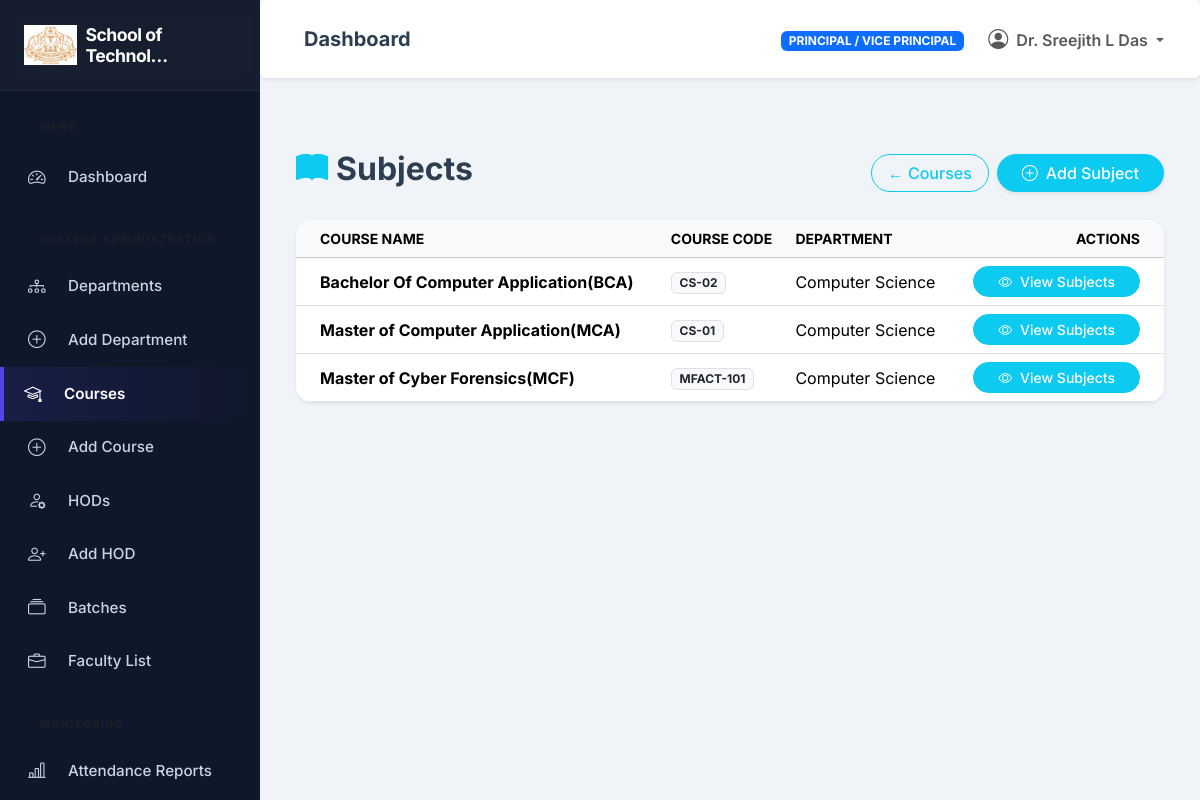
The app's page /courses/subjects/ (signed in) with its own data.
### institutions/models.py (models this page shows, shortened)
class Institution(models.Model):
    institution_name = models.CharField(max_length=255)
    institution_code = models.CharField(max_length=50, unique=True)
    location = models.TextField()
    principal = models.OneToOneField(settings.AUTH_USER_MODEL, on_delete=models.SET_NULL, null=True, blank=True, related_name='principal_of', limit_choices_to={'role': 'INSTITUTION_ADMIN'})
    vice_principal = models.OneToOneField(settings.AUTH_USER_MODEL, on_delete=models.SET_NULL, null=True, blank=True, related_name='vice_principal_of', limit_choices_to={'role': 'INSTITUTION_ADMIN'})
    contact_email = models.EmailField()
    contact_phone = models.CharField(max_length=20, null=True, blank=True)
    logo = models.ImageField(upload_to='institutions/logos/', null=True, blank=True)
    established_date = models.DateField(null=True, blank=True)
    is_active = models.BooleanField(default=True)
    created_at = models.DateTimeField(auto_now_add=True)
    updated_at = models.DateTimeField(auto_now=True)
    @property
    def name(self):
        return self.institution_name

### accounts/models.py (models this page shows, shortened)
class User(AbstractUser):
    class Role(models.TextChoices):
        SUPER_ADMIN = 'SUPER_ADMIN', 'CPAS Admin'
        INSTITUTION_ADMIN = 'INSTITUTION_ADMIN', 'Principal / Vice Principal'
        HOD = 'HOD', 'HOD'
        FACULTY = 'FACULTY', 'Faculty'
        STUDENT = 'STUDENT', 'Student'
    email = models.EmailField(_('email address'), unique=True)
    role = models.CharField(max_length=20, choices=Role.choices, default=Role.STUDENT)
    phone_number = models.CharField(max_length=15, blank=True, null=True)
    profile_picture = models.ImageField(upload_to='profiles/', null=True, blank=True)
    USERNAME_FIELD = 'email'
    REQUIRED_FIELDS = []
    objects = CustomUserManager()
    @property
    def is_super_admin(self):
        return self.role == self.Role.SUPER_ADMIN or self.is_superuser
    @property
    def is_institution_admin(self):
        return self.role == self.Role.INSTITUTION_ADMIN
    @property
    def is_hod(self):
        return self.role == self.Role.HOD
    @property
    def is_faculty(self):
        return self.role == self.Role.FACULTY
    @property
    def is_student(self):
        return self.role == self.Role.STUDENT

### courses/models.py (models this page shows, shortened)
class Course(models.Model):
    institution = models.ForeignKey(Institution, on_delete=models.CASCADE, related_name='courses')
    department = models.ForeignKey(Department, on_delete=models.CASCADE, related_name='courses')
    course_name = models.CharField(max_length=255)
    course_code = models.CharField(max_length=50)
    duration_years = models.PositiveIntegerField(default=3)
    total_semesters = models.PositiveIntegerField(default=6)
    intake_capacity = models.PositiveIntegerField(default=60)
    description = models.TextField(blank=True, null=True, help_text="Detailed overview of the course.")
    eligibility = models.TextField(blank=True, null=True, help_text="Eligibility criteria for admission.")
    is_featured = models.BooleanField(default=False, help_text="Display this course on the public homepage featured section.")
    icon_class = models.CharField(max_length=50, default='bi-mortarboard', help_text="Bootstrap icon class (e.g. bi-laptop, bi-shield-lock, bi-cpu).")
    is_active = models.BooleanField(default=True)
    created_at = models.DateTimeField(auto_now_add=True)
    class Meta:
        unique_together = (('department', 'course_code'), ('institution', 'course_code'))
        ordering = ['created_at']

### departments/models.py (models this page shows, shortened)
class Department(models.Model):
    institution = models.ForeignKey(Institution, on_delete=models.CASCADE, related_name='departments')
    department_name = models.CharField(max_length=255)
    department_code = models.CharField(max_length=50)
    hod = models.ForeignKey(User, on_delete=models.SET_NULL, null=True, blank=True, related_name='managed_departments', limit_choices_to={'role': 'HOD'})
    description = models.TextField(blank=True, null=True)
    is_active = models.BooleanField(default=True)
    created_at = models.DateTimeField(auto_now_add=True)
    updated_at = models.DateTimeField(auto_now=True)
    class Meta:
        unique_together = ('institution', 'department_code')
    @property
    def name(self):
        return self.department_name

### courses/views.py (the view)
# urls.py: path('subjects/', views.SubjectListView.as_view(), name='subject_list'),
class SubjectListView(LoginRequiredMixin, HODRequiredMixin, ListView):
    model = Course
    template_name = 'courses/subject_list.html'
    context_object_name = 'courses'
    def get_queryset(self):
        qs = Course.objects.all().order_by('course_name')
        user = self.request.user
        if user.is_institution_admin:
            inst = getattr(user, 'principal_of', getattr(user, 'vice_principal_of', None))
            qs = qs.filter(institution=inst)
        elif user.is_hod:
            depts = user.managed_departments.all()
            qs = qs.filter(department__in=depts)
        return qs

### accounts/context_processors.py (called while the page is built)
def user_institution(request):
    if not request.user.is_authenticated:
        return {}
    user = request.user
    institution = None
    if user.is_super_admin:
        institution = Institution.objects.first()
    elif user.is_institution_admin:
        institution = getattr(user, 'principal_of', getattr(user, 'vice_principal_of', None))
    elif user.is_hod:
        dept = user.managed_departments.first()
        if dept:
            institution = dept.institution
    elif user.is_faculty:
        if hasattr(user, 'faculty_profile'):
            institution = user.faculty_profile.institution
    elif user.is_student:
        if hasattr(user, 'student_profile'):
            institution = user.student_profile.institution
    return {
        'current_institution': institution
    }

### courses/templates/courses/subject_list.html (shortened to what this page needs)
{% extends 'base_dashboard.html' %}
{% block dashboard_content %}
<div class="container-fluid py-4">
  <div class="d-flex justify-content-between align-items-center mb-4">
    <h2 class="fw-bold"><i class="bi bi-book-fill text-info me-2"></i>Subjects</h2>
    <div class="d-flex gap-2">
      <a href="{% url 'courses:course_list' %}" class="btn btn-outline-info rounded-pill px-3">← Courses</a>
      <a href="{% url 'courses:subject_add' %}" class="btn btn-info text-white rounded-pill px-4 shadow-sm"><i class="bi bi-plus-circle me-2"></i>Add Subject</a>
    </div>
  </div>
  <div class="card border-0 shadow-sm rounded-4 overflow-hidden">
    <div class="card-body p-0">
      <div class="table-responsive">
        <table class="table table-hover align-middle mb-0">
          <thead class="table-light text-uppercase small text-muted">
            <tr>
                <th class="ps-4">Course Name</th>
                <th>Course Code</th>
                <th>Department</th>
                <th class="text-end pe-4">Actions</th>
            </tr>
          </thead>
          <tbody>
            {% for course in courses %}
            <tr>
              <td class="ps-4 fw-bold">{{ course.course_name }}</td>
              <td><span class="badge bg-light text-dark border">{{ course.course_code }}</span></td>
              <td>{{ course.department.name }}</td>
              <td class="text-end pe-4">
                <a href="{% url 'courses:course_subject_detail' course.pk %}" class="btn btn-sm btn-info text-white rounded-pill px-4">
                    <i class="bi bi-eye me-1"></i> View Subjects
                </a>
              </td>
            </tr>
            {% empty %}
            <tr><td colspan="4" class="text-center py-5 text-muted"><i class="bi bi-book fs-1 d-block mb-2"></i>No courses found.</td></tr>
            {% endfor %}
          </tbody>
        </table>
      </div>
    </div>
  </div>
</div>
{% endblock %}

### templates/includes/sidebar.html (shortened to what this page needs)
<nav id="sidebar">
    <div class="sidebar-header">
        <a href="{% url 'dashboard:index' %}" class="text-decoration-none">
            <h4 class="mb-0 fw-bold d-flex align-items-center text-white">
                {% if current_institution and current_institution.logo %}
                    <img src="{{ current_institution.logo.url }}" alt="{{ current_institution.name }}" class="me-2" style="max-height: 40px; width: auto; object-fit: contain;">
                {% else %}
                    <i class="bi bi-mortarboard-fill me-2 text-primary"></i>
                {% endif %}
                <span style="font-size: 1.1rem; letter-spacing: -0.5px;">
                    {% if current_institution %}
                        {{ current_institution.name|truncatechars:18 }}
                    {% else %}
                        CPAS ERP
                    {% endif %}
                </span>
            </h4>
        </a>
    </div>
    <ul class="list-unstyled components">
        <p class="text-uppercase fw-bold ms-3 mb-2 text-muted" style="font-size:0.65rem;">Menu</p>
        <li class="{% if '/dashboard/' in request.path %}active{% endif %}">
            {% if user.is_super_admin %}
                <a href="{% url 'dashboard:admin_dashboard' %}"><i class="bi bi-speedometer2 me-2"></i> Dashboard</a>
            {% elif user.is_institution_admin %}
                <a href="{% url 'dashboard:principal_dashboard' %}"><i class="bi bi-speedometer2 me-2"></i> Dashboard</a>
            {% elif user.is_hod %}
                <a href="{% url 'dashboard:hod_dashboard' %}"><i class="bi bi-speedometer2 me-2"></i> Dashboard</a>
            {% elif user.is_faculty %}
                <a href="{% url 'dashboard:faculty_dashboard' %}"><i class="bi bi-speedometer2 me-2"></i> Dashboard</a>
            {% elif user.is_student %}
                <a href="{% url 'dashboard:student_dashboard' %}"><i class="bi bi-speedometer2 me-2"></i> Dashboard</a>
            {% else %}
                <a href="{% url 'accounts:login' %}"><i class="bi bi-speedometer2 me-2"></i> Dashboard</a>
            {% endif %}
        </li>
        {% if user.is_institution_admin %}
        <p class="text-uppercase fw-bold ms-3 mt-3 mb-1 text-muted" style="font-size:0.65rem;">College Administration</p>
        <li><a href="{% url 'departments:department_list' %}"><i class="bi bi-diagram-3 me-2"></i> Departments</a></li>
        <li><a href="{% url 'departments:department_add' %}"><i class="bi bi-plus-circle me-2"></i> Add Department</a></li>
        <li><a href="{% url 'courses:course_list' %}"><i class="bi bi-mortarboard me-2"></i> Courses</a></li>
        <li><a href="{% url 'courses:course_add' %}"><i class="bi bi-plus-circle me-2"></i> Add Course</a></li>
        <li><a href="{% url 'departments:manage_hods' %}"><i class="bi bi-person-gear me-2"></i> HODs</a></li>
        <li><a href="{% url 'departments:add_hod' %}"><i class="bi bi-person-plus me-2"></i> Add HOD</a></li>
        <li><a href="{% url 'students:batch_list' %}"><i class="bi bi-collection me-2"></i> Batches</a></li>
        <li><a href="{% url 'faculty:faculty_list' %}"><i class="bi bi-briefcase me-2"></i> Faculty List</a></li>
        <p class="text-uppercase fw-bold ms-3 mt-3 mb-1 text-muted" style="font-size:0.65rem;">Monitoring</p>
        <li><a href="{% url 'attendance:attendance_report' %}"><i class="bi bi-bar-chart-line me-2"></i> Attendance Reports</a></li>
        {% endif %}
    </ul>
</nav>

### templates/includes/navbar.html (shortened to what this page needs)
<nav class="navbar navbar-expand-lg navbar-light bg-white rounded shadow-sm mb-4 p-3">
    <div class="container-fluid">
        <h5 class="mb-0 ms-3 fw-bold text-gray-800 d-none d-md-block">
            {% block page_title %}Dashboard{% endblock %}
        </h5>
        <div class="collapse navbar-collapse d-flex justify-content-end" id="navbarSupportedContent">
            <ul class="nav navbar-nav ml-auto align-items-center">
                <li class="nav-item me-3">
                    <span class="badge bg-primary text-uppercase px-2 py-1">{{ user.get_role_display }}</span>
                </li>
                <li class="nav-item dropdown">
                    <a class="nav-link dropdown-toggle fw-semibold" href="#" id="navbarDropdown" role="button" data-bs-toggle="dropdown">
                        <i class="bi bi-person-circle fs-5 me-1"></i> {{ user.get_full_name|default:user.email }}
                    </a>
                </li>
            </ul>
        </div>
    </div>
</nav>

### static/css/style.css (style rules this page uses)
:root { --primary-color: #0b3d91; --secondary-color: #f1c40f; --accent-color: #c0392b; --text-dark: #2c3e50; --text-light: #ecf0f1; --bg-light: #f0f4f8; --sidebar-bg: #0f172a; --sidebar-hover: #1e293b; --sidebar-active: #4f46e5; }
*, *::before, *::after { box-sizing: border-box; }
body { font-family: 'Inter', sans-serif; color: var(--text-dark); background-color: var(--bg-light); overflow-x: hidden; margin: 0; scroll-behavior: smooth; }
a { text-decoration: none; transition: all 0.2s ease; }
#sidebar { min-width: 260px; max-width: 260px; background: var(--sidebar-bg); color: #e2e8f0; transition: all 0.3s cubic-bezier(0.4, 0, 0.2, 1); position: sticky; top: 0; height: 100vh; overflow-y: auto; overflow-x: hidden; z-index: 1040; scrollbar-width: thin; scrollbar-color: #334155 transparent; }
#sidebar .sidebar-header { padding: 1.5rem; background: rgba(255,255,255,0.03); border-bottom: 1px solid rgba(255,255,255,0.05); position: sticky; top: 0; z-index: 10; backdrop-filter: blur(8px); }
#sidebar ul.components { padding: 1rem 0; list-style: none; margin: 0; }
#sidebar ul p { color: #94a3b8; padding: 0.75rem 1.5rem 0.5rem; font-size: 0.7rem; font-weight: 800; text-transform: uppercase; letter-spacing: 0.15em; margin-bottom: 0; }
#sidebar ul li a { padding: 0.85rem 1.5rem; font-size: 0.95rem; display: flex; align-items: center; color: #cbd5e1; transition: all 0.25s ease; border-left: 4px solid transparent; font-weight: 500; }
#sidebar ul li.active > a { color: #fff; background: linear-gradient(90deg, rgba(79,70,229,0.15) 0%, transparent 100%); border-left-color: var(--sidebar-active); font-weight: 600; box-shadow: inset 4px 0 0 0 var(--sidebar-active); border-left: none; }
#sidebar ul li a i { font-size: 1.1rem; min-width: 2rem; transition: transform 0.2s ease; }
.btn { transition: all 0.3s cubic-bezier(0.4, 0, 0.2, 1); font-weight: 500; }
.card { transition: all 0.3s ease; border: 1px solid rgba(0,0,0,0.05); }

### records on screen
Institution: logo (picture), name "School of Technol…"
User: role "PRINCIPAL / VICE PRINCIPAL", get_full_name "Dr. Sreejith L Das"
Course: course_name "Bachelor Of Computer Application(BCA)", course_code "CS-02", department.name "Computer Science"
Course: course_name "Master of Computer Application(MCA)", course_code "CS-01", department.name "Computer Science"
Course: course_name "Master of Cyber Forensics(MCF)", course_code "MFACT-101", department.name "Computer Science"
